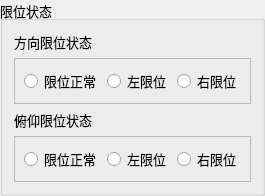
          <widget class="QGroupBox" name="groupBox_15">
           <property name="font">
            <font>
             <family>Times New Roman</family>
             <pointsize>10</pointsize>
            </font>
           </property>
           <property name="title">
            <string>限位状态</string>
           </property>
           <layout class="QVBoxLayout" name="verticalLayout_16">
            <item>
             <widget class="QLabel" name="label_53">
              <property name="font">
               <font>
                <family>Times New Roman</family>
                <pointsize>10</pointsize>
               </font>
              </property>
              <property name="text">
               <string>方向限位状态</string>
              </property>
             </widget>
            </item>
            <item>
             <widget class="QFrame" name="frame_24">
              <property name="font">
               <font>
                <family>Times New Roman</family>
                <pointsize>10</pointsize>
               </font>
              </property>
              <property name="frameShape">
               <enum>QFrame::StyledPanel</enum>
              </property>
              <property name="frameShadow">
               <enum>QFrame::Raised</enum>
              </property>
              <layout class="QHBoxLayout" name="horizontalLayout_36">
               <item>
                <widget class="QRadioButton" name="radioButton_23">
                 <property name="font">
                  <font>
                   <family>Times New Roman</family>
                   <pointsize>10</pointsize>
                  </font>
                 </property>
                 <property name="text">
                  <string>限位正常</string>
                 </property>
                </widget>
               </item>
               <item>
                <widget class="QRadioButton" name="radioButton_24">
                 <property name="font">
                  <font>
                   <family>Times New Roman</family>
                   <pointsize>10</pointsize>
                  </font>
                 </property>
                 <property name="text">
                  <string>左限位</string>
                 </property>
                </widget>
               </item>
               <item>
                <widget class="QRadioButton" name="radioButton_25">
                 <property name="font">
                  <font>
                   <family>Times New Roman</family>
                   <pointsize>10</pointsize>
                  </font>
                 </property>
                 <property name="text">
                  <string>右限位</string>
                 </property>
                </widget>
               </item>
              </layout>
             </widget>
            </item>
            <item>
             <widget class="QLabel" name="label_54">
              <property name="font">
               <font>
                <family>Times New Roman</family>
                <pointsize>10</pointsize>
               </font>
              </property>
              <property name="text">
               <string>俯仰限位状态</string>
              </property>
             </widget>
            </item>
            <item>
             <widget class="QFrame" name="frame_25">
              <property name="font">
               <font>
                <family>Times New Roman</family>
                <pointsize>10</pointsize>
               </font>
              </property>
              <property name="frameShape">
               <enum>QFrame::StyledPanel</enum>
              </property>
              <property name="frameShadow">
               <enum>QFrame::Raised</enum>
              </property>
              <layout class="QHBoxLayout" name="horizontalLayout_37">
               <item>
                <widget class="QRadioButton" name="radioButton_26">
                 <property name="font">
                  <font>
                   <family>Times New Roman</family>
                   <pointsize>10</pointsize>
                  </font>
                 </property>
                 <property name="text">
                  <string>限位正常</string>
                 </property>
                </widget>
               </item>
               <item>
                <widget class="QRadioButton" name="radioButton_27">
                 <property name="font">
                  <font>
                   <family>Times New Roman</family>
                   <pointsize>10</pointsize>
                  </font>
                 </property>
                 <property name="text">
                  <string>左限位</string>
                 </property>
                </widget>
               </item>
               <item>
                <widget class="QRadioButton" name="radioButton_28">
                 <property name="font">
                  <font>
                   <family>Times New Roman</family>
                   <pointsize>10</pointsize>
                  </font>
                 </property>
                 <property name="text">
                  <string>右限位</string>
                 </property>
                </widget>
               </item>
              </layout>
             </widget>
            </item>
           </layout>
          </widget>
